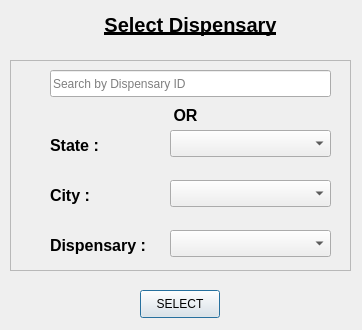
<?xml version="1.0" encoding="UTF-8"?>
<ui version="4.0">
 <class>removeDispensary</class>
 <widget class="QDialog" name="removeDispensary">
  <property name="geometry">
   <rect>
    <x>0</x>
    <y>0</y>
    <width>362</width>
    <height>330</height>
   </rect>
  </property>
  <property name="windowTitle">
   <string> </string>
  </property>
  <widget class="QLabel" name="title">
   <property name="geometry">
    <rect>
     <x>30</x>
     <y>0</y>
     <width>321</width>
     <height>51</height>
    </rect>
   </property>
   <property name="text">
    <string>&lt;html&gt;&lt;head/&gt;&lt;body&gt;&lt;p align=&quot;center&quot;&gt;&lt;span style=&quot; font-size:15pt; font-weight:600; text-decoration: underline;&quot;&gt;Select Dispensary&lt;/span&gt;&lt;/p&gt;&lt;/body&gt;&lt;/html&gt;</string>
   </property>
  </widget>
  <widget class="QFrame" name="frame">
   <property name="geometry">
    <rect>
     <x>10</x>
     <y>60</y>
     <width>341</width>
     <height>211</height>
    </rect>
   </property>
   <property name="frameShape">
    <enum>QFrame::StyledPanel</enum>
   </property>
   <property name="frameShadow">
    <enum>QFrame::Raised</enum>
   </property>
   <widget class="QComboBox" name="cityComboBox">
    <property name="geometry">
     <rect>
      <x>160</x>
      <y>120</y>
      <width>161</width>
      <height>27</height>
     </rect>
    </property>
   </widget>
   <widget class="QComboBox" name="dispensaryComboBox">
    <property name="geometry">
     <rect>
      <x>160</x>
      <y>170</y>
      <width>161</width>
      <height>27</height>
     </rect>
    </property>
   </widget>
   <widget class="QComboBox" name="stateComboBox">
    <property name="geometry">
     <rect>
      <x>160</x>
      <y>70</y>
      <width>161</width>
      <height>27</height>
     </rect>
    </property>
   </widget>
   <widget class="QLabel" name="cityLabel">
    <property name="geometry">
     <rect>
      <x>40</x>
      <y>120</y>
      <width>111</width>
      <height>31</height>
     </rect>
    </property>
    <property name="text">
     <string>&lt;html&gt;&lt;head/&gt;&lt;body&gt;&lt;p&gt;&lt;span style=&quot; font-size:12pt; font-weight:600;&quot;&gt;City : &lt;/span&gt;&lt;/p&gt;&lt;/body&gt;&lt;/html&gt;</string>
    </property>
   </widget>
   <widget class="QLabel" name="dispensaryLabel">
    <property name="geometry">
     <rect>
      <x>40</x>
      <y>170</y>
      <width>111</width>
      <height>31</height>
     </rect>
    </property>
    <property name="text">
     <string>&lt;html&gt;&lt;head/&gt;&lt;body&gt;&lt;p&gt;&lt;span style=&quot; font-size:12pt; font-weight:600;&quot;&gt;Dispensary :&lt;/span&gt;&lt;/p&gt;&lt;/body&gt;&lt;/html&gt;</string>
    </property>
   </widget>
   <widget class="QLabel" name="stateLabel">
    <property name="geometry">
     <rect>
      <x>40</x>
      <y>70</y>
      <width>111</width>
      <height>31</height>
     </rect>
    </property>
    <property name="text">
     <string>&lt;html&gt;&lt;head/&gt;&lt;body&gt;&lt;p&gt;&lt;span style=&quot; font-size:12pt; font-weight:600;&quot;&gt;State : &lt;/span&gt;&lt;/p&gt;&lt;/body&gt;&lt;/html&gt;</string>
    </property>
   </widget>
   <widget class="QLineEdit" name="searchByID">
    <property name="geometry">
     <rect>
      <x>40</x>
      <y>10</y>
      <width>281</width>
      <height>27</height>
     </rect>
    </property>
    <property name="placeholderText">
     <string>Search by Dispensary ID</string>
    </property>
   </widget>
   <widget class="QLabel" name="ORLabel">
    <property name="geometry">
     <rect>
      <x>120</x>
      <y>40</y>
      <width>111</width>
      <height>31</height>
     </rect>
    </property>
    <property name="text">
     <string>&lt;html&gt;&lt;head/&gt;&lt;body&gt;&lt;p&gt;&lt;span style=&quot; font-size:12pt; font-weight:600;&quot;&gt;OR&lt;/span&gt;&lt;/p&gt;&lt;/body&gt;&lt;/html&gt;</string>
    </property>
    <property name="alignment">
     <set>Qt::AlignCenter</set>
    </property>
   </widget>
  </widget>
  <widget class="QPushButton" name="removeButton">
   <property name="geometry">
    <rect>
     <x>140</x>
     <y>290</y>
     <width>80</width>
     <height>28</height>
    </rect>
   </property>
   <property name="text">
    <string>SELECT</string>
   </property>
  </widget>
 </widget>
 <resources/>
 <connections/>
</ui>
